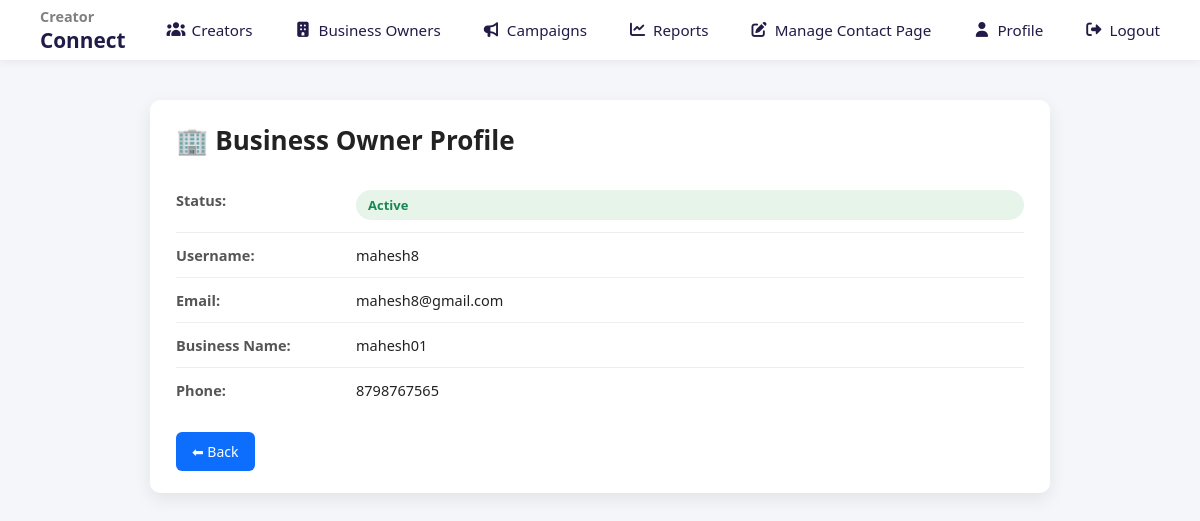
The app's page /Admin/admin_view_business_owner.php?id=3 (signed in) with its own data.
### tables this page shows
CREATE TABLE IF NOT EXISTS `business_owners` (
  `business_id` int NOT NULL AUTO_INCREMENT,
  `user_id` int NOT NULL,
  `business_name` varchar(150) DEFAULT NULL,
  `owner_full_name` varchar(100) DEFAULT NULL,
  `phone` varchar(15) DEFAULT NULL,
  `created_at` timestamp NULL DEFAULT CURRENT_TIMESTAMP,
  PRIMARY KEY (`business_id`),
  KEY `fk_business_user` (`user_id`)
);

CREATE TABLE IF NOT EXISTS `users_login` (
  `UserId` int NOT NULL AUTO_INCREMENT,
  `UserType` varchar(20) NOT NULL,
  `Email` varchar(150) NOT NULL,
  `UserName` varchar(50) NOT NULL,
  `Password` varchar(255) DEFAULT NULL,
  `oauth_provider` varchar(50) DEFAULT NULL,
  `oauth_id` varchar(100) DEFAULT NULL,
  `force_password_change` tinyint(1) DEFAULT '0',
  `created_at` timestamp NULL DEFAULT CURRENT_TIMESTAMP,
  `Status` enum('active','blocked') DEFAULT 'active',
  `reset_token` varchar(255) DEFAULT NULL,
  `reset_token_expiry` datetime DEFAULT NULL,
  PRIMARY KEY (`UserId`),
  UNIQUE KEY `UserName` (`UserName`)
);

### Admin/admin_view_business_owner.php (the view, shortened to what this page needs)
<?php
require_once __DIR__ . '/../Common Files/config.php';
$ownerId = (int)($_GET['id'] ?? 0);
$sql = "
SELECT
    u.UserId,
    u.UserName,
    u.Email,
    u.Status,
    b.business_name,
    b.phone
FROM users_login u
LEFT JOIN business_owners b ON u.UserId = b.user_id
WHERE u.UserId = ?
AND u.UserType = 'promoter'
LIMIT 1
";
$stmt = $conn->prepare($sql);
$stmt->bind_param("i", $ownerId);
$stmt->execute();
$result = $stmt->get_result();
$owner = $result->fetch_assoc();
?>
<!DOCTYPE html>
<html>
<head>
<link rel="stylesheet" href="admin_view_business_owner.css">
</head>
<body>
<?php include(__DIR__ . '/../Common Files/navbar.php'); ?>
<div class="card">
    <h2>🏢 Business Owner Profile</h2>
    <p>
        <b>Status:</b>
        <span class="badge <?= htmlspecialchars($owner['Status']) ?>">
            <?= ucfirst(htmlspecialchars($owner['Status'])) ?>
        </span>
    </p>
    <p><b>Username:</b> <?= htmlspecialchars($owner['UserName']) ?></p>
    <p><b>Email:</b> <?= htmlspecialchars($owner['Email']) ?></p>
    <p>
        <b>Business Name:</b>
        <?= htmlspecialchars($owner['business_name'] ?? '—') ?>
    </p>
    <p>
        <b>Phone:</b>
        <?= htmlspecialchars($owner['phone'] ?? '—') ?>
    </p>
    <a href="admin_business_owners.php" class="btn">⬅ Back</a>
</div>
</body>
</html>

### Admin/admin_view_business_owner.css (style rules this page uses)
* { box-sizing: border-box; font-family: 'Segoe UI', Tahoma, sans-serif; }
body { margin: 0; background: #f4f6f9; color: #222; }
.card { max-width: 900px; margin: 30px auto; background: #ffffff; border-radius: 10px; padding: 22px 26px; box-shadow: 0 6px 18px rgba(0,0,0,0.08); }
.card h2 { font-size: 26px; margin-bottom: 20px; color: #222; }
.card p { display: grid; grid-template-columns: 180px 1fr; padding: 12px 0; margin: 0; border-bottom: 1px solid #eee; font-size: 14.5px; }
.card p:last-of-type { border-bottom: none; }
.card p b { font-weight: 600; color: #555; }
.badge { padding: 6px 12px; border-radius: 20px; font-size: 13px; font-weight: bold; display: inline-block; }
.badge.active { background: #e6f4ea; color: #198754; }
.btn { display: inline-block; margin-top: 20px; padding: 10px 16px; background: #0d6efd; color: #fff; text-decoration: none; border-radius: 6px; font-size: 14px; }

### Common Files/navbar.css (style rules this page uses)
* { margin: 0; padding: 0; box-sizing: border-box; font-family: "Segoe UI", sans-serif; }
body { padding-top: 70px; }

### records on screen
business_owners: user.Status "Active", user.UserName "mahesh8", user.Email "mahesh8@gmail.com", business_name "mahesh01", phone "8798767565"
